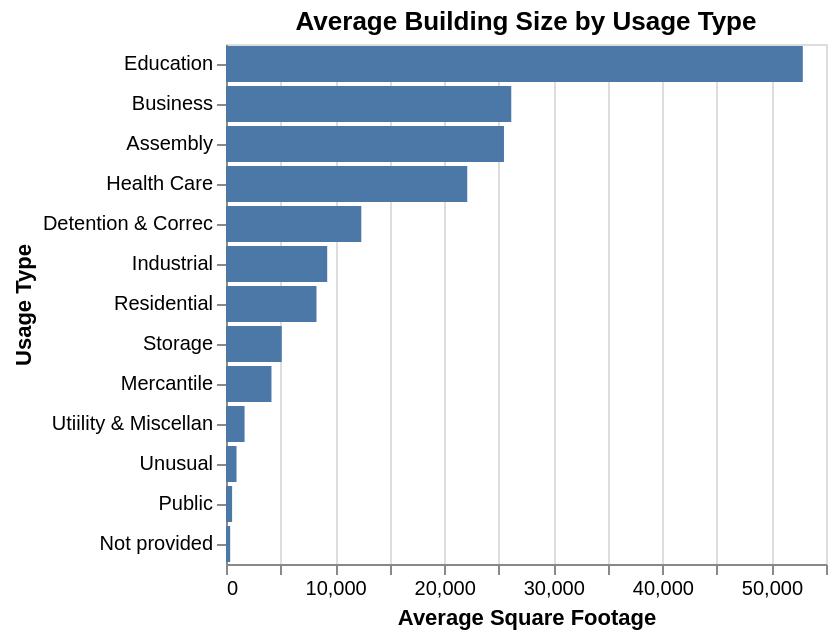

The code cell stored with this chart in its notebook:
### Code cell
plot1 = alt.Chart(df_usage).mark_bar().encode(
    x=alt.X('Mean Square Footage:Q', title='Average Square Footage'),
    y=alt.Y('Usage Description:N', sort='-x', title='Usage Type'),
    tooltip=['Usage Description:N', alt.Tooltip('Mean Square Footage:Q', format=',.0f')]
).properties(title='Average Building Size by Usage Type')

plot1

### Figure 1 — Vega-Lite specification as saved in the notebook (floating-point values rounded to 4 significant figures)
{"config": {"view": {"continuousWidth": 300, "continuousHeight": 300}}, "data": {"name": "data-0ae96375cf200c2007f92221568d2b4a"}, "mark": {"type": "bar"}, "encoding": {"tooltip": [{"field": "Usage Description", "type": "nominal"}, {"field": "Mean Square Footage", "format": ",.0f", "type": "quantitative"}], "x": {"field": "Mean Square Footage", "title": "Average Square Footage", "type": "quantitative"}, "y": {"field": "Usage Description", "sort": "-x", "title": "Usage Type", "type": "nominal"}}, "title": "Average Building Size by Usage Type", "$schema": "https://vega.github.io/schema/vega-lite/v6.4.1.json", "datasets": {"data-0ae96375cf200c2007f92221568d2b4a": [{"Usage Description": "Assembly", "Mean Square Footage": 25480.0}, {"Usage Description": "Business", "Mean Square Footage": 26150.0}, {"Usage Description": "Detention & Correc", "Mean Square Footage": 12400.0}, {"Usage Description": "Education", "Mean Square Footage": 52870.0}, {"Usage Description": "Health Care", "Mean Square Footage": 22110.0}, {"Usage Description": "Industrial", "Mean Square Footage": 9277.0}, {"Usage Description": "Mercantile", "Mean Square Footage": 4168.0}, {"Usage Description": "Not provided", "Mean Square Footage": 384.0}, {"Usage Description": "Public", "Mean Square Footage": 560.0}, {"Usage Description": "Residential", "Mean Square Footage": 8296.0}, {"Usage Description": "Storage", "Mean Square Footage": 5111.0}, {"Usage Description": "Unusual", "Mean Square Footage": 964.7}, {"Usage Description": "Utiility & Miscellan", "Mean Square Footage": 1702.0}]}}
